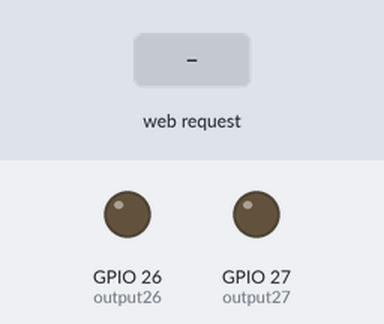
The sketch below on a simulated ESP32. Shown: output pins drawn as LEDs (lit = HIGH). The test bench sets the inputs (shaded band). WiFi joins after 1.5 s; servers stay silent unless stated; what the sketch prints to the serial monitor is not drawn.

Above: at 2.7 s.
2.8 s: HTTP request GET /26/on received
At 5.3 s:
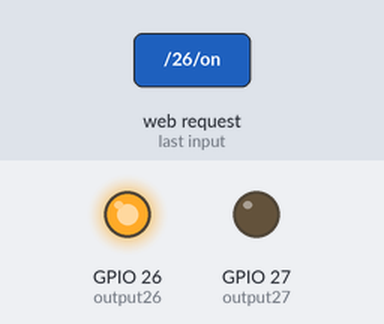
5.8 s: HTTP request GET /27/tempdown received
At 7.6 s:
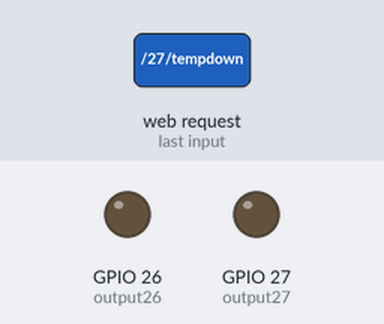
Timing chart, 0 to 9.1 s (numbered marks = the images above; inputs shaded):
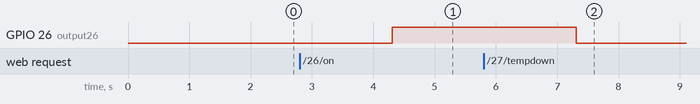

Measured:
- after the input at 2.8 s, GPIO 26 (output26): LOW → HIGH after 1.5 s
- after the input at 5.8 s, GPIO 26 (output26): HIGH → LOW after 1.5 s

The sketch:

ESP_server.ino
```cpp
#include <SoftwareSerial.h>
const byte rxPin = 16;
const byte txPin = 17;
SoftwareSerial myremote(16, 17); //Tx & Rx is connected to Arduino #12 & #11

#include <WiFi.h>
// Replace with your network credentials
const char* ssid = "Better than Roi's";
const char* password = "0509221149";

// Set web server port number to 80
WiFiServer server(80);

// Variable to store the HTTP request
String header;

// Auxiliar variables to store the current output state
String output26State = "off";

// Assign output variables to GPIO pins
const int output26 = 26;
const int output27 = 27;

// Current time
unsigned long currentTime = millis();
// Previous time
unsigned long previousTime = 0;
// Define timeout time in milliseconds (example: 2000ms = 2s)
const long timeoutTime = 2000;

void setup() {
  Serial.begin(115200);
  // Initialize the output variables as outputs
  pinMode(output26, OUTPUT);
  pinMode(output27, OUTPUT);
  // Set outputs to LOW
  digitalWrite(output26, LOW);
  digitalWrite(output27, LOW);
  pinMode(rxPin,INPUT);
  pinMode(txPin,OUTPUT);
  myremote.begin(115200);
  // Connect to Wi-Fi network with SSID and password
  Serial.print("Connecting to ");
  Serial.println(ssid);
  WiFi.begin(ssid, password);
  while (WiFi.status() != WL_CONNECTED) {
    delay(500);
    Serial.print(".");
  }
  // Print local IP address and start web server
  Serial.println("");
  Serial.println("WiFi connected.");
  Serial.println("IP address: ");
  Serial.println(WiFi.localIP());
  server.begin();
}

void loop(){
  WiFiClient client = server.available();   // Listen for incoming clients

  if (client) {                             // If a new client connects,
    currentTime = millis();
    previousTime = currentTime;
    Serial.println("New Client.");          // print a message out in the serial port
    String currentLine = "";                // make a String to hold incoming data from the client
    while (client.connected() && currentTime - previousTime <= timeoutTime) {  // loop while the client's connected
      currentTime = millis();
      if (client.available()) {             // if there's bytes to read from the client,
        char c = client.read();             // read a byte, then
        Serial.write(c);                    // print it out the serial monitor
        header += c;
        if (c == '\n') {                    // if the byte is a newline character
          // if the current line is blank, you got two newline characters in a row.
          // that's the end of the client HTTP request, so send a response:
          if (currentLine.length() == 0) {
            // HTTP headers always start with a response code (e.g. HTTP/1.1 200 OK)
            // and a content-type so the client knows what's coming, then a blank line:
            client.println("HTTP/1.1 200 OK");
            client.println("Content-type:text/html");
            client.println("Connection: close");
            client.println();

            // turns the GPIOs on and off
            if (header.indexOf("GET /26/on") >= 0) {
              if(output26State=="off")
              {
                Serial.println("Ac-On");
                output26State = "on";
                }

                else
                {
                  Serial.println("Ac-OFF");
                  output26State = "off";
                  }

                myremote.println("o");
               delay(1500);
              digitalWrite(output26, HIGH);
            } else if (header.indexOf("GET /27/tempdown") >= 0) {
              Serial.println("Temp decreased");
                myremote.println("d");
                delay(1500);
              digitalWrite(output26, LOW);
            } else if (header.indexOf("GET /27/tempUp") >= 0) {
              Serial.println("Temp Raised");
                myremote.println("u");
               delay(1500);
            }
            // Display the HTML web page
            client.println("<!DOCTYPE html><html>");
            client.println("<head><meta name=\"viewport\" content=\"width=device-width, initial-scale=1\">");
            client.println("<link rel=\"icon\" href=\"data:,\">");
            // CSS to style the on/off buttons
            // Feel free to change the background-color and font-size attributes to fit your preferences
            client.println("<style>html { font-family: Helvetica; display: inline-block; margin: 0px auto; text-align: center;}");
            client.println(".button { background-color: #4CAF50; border: none; color: white; padding: 16px 40px;");
            client.println("text-decoration: none; font-size: 30px; margin: 2px; cursor: pointer;}");
            client.println(".button2 {background-color: #FF0000;}</style></head>");

            // Web Page Heading
            client.println("<body><h1>Ac Controller Interface</h1>");

            // Display buttons
            client.println("<p>AC - State " + output26State + "</p>");
            // If the output26State is off, it displays the ON button
            if (output26State=="off") {
              client.println("<p><a href=\"/26/on\"><button class=\"button\">ON</button></a></p>");
            } else {
              client.println("<p><a href=\"/26/on\"><button class=\"button button2\">OFF</button></a></p>");
            }

            // Display raise temp
            client.println("<p>raise temp</p>");
            // If the output27State is off, it displays the ON button

            client.println("<p><a href=\"/27/tempUp\"><button class=\"button\">Temp Up+</button></a></p>");

            client.println("<p>Temp Down</p>");
            // If the output27State is off, it displays the ON button

            client.println("<p><a href=\"/27/tempdown\"><button class=\"button\">Temp Down - </button></a></p>");

            client.println("</body></html>");

            // The HTTP response ends with another blank line
            client.println();
            // Break out of the while loop
            break;
          } else { // if you got a newline, then clear currentLine
            currentLine = "";
          }
        } else if (c != '\r') {  // if you got anything else but a carriage return character,
          currentLine += c;      // add it to the end of the currentLine
        }
      }
    }
    // Clear the header variable
    header = "";
    // Close the connection
    client.stop();
    Serial.println("Client disconnected.");
    Serial.println("");
  }
}
```
